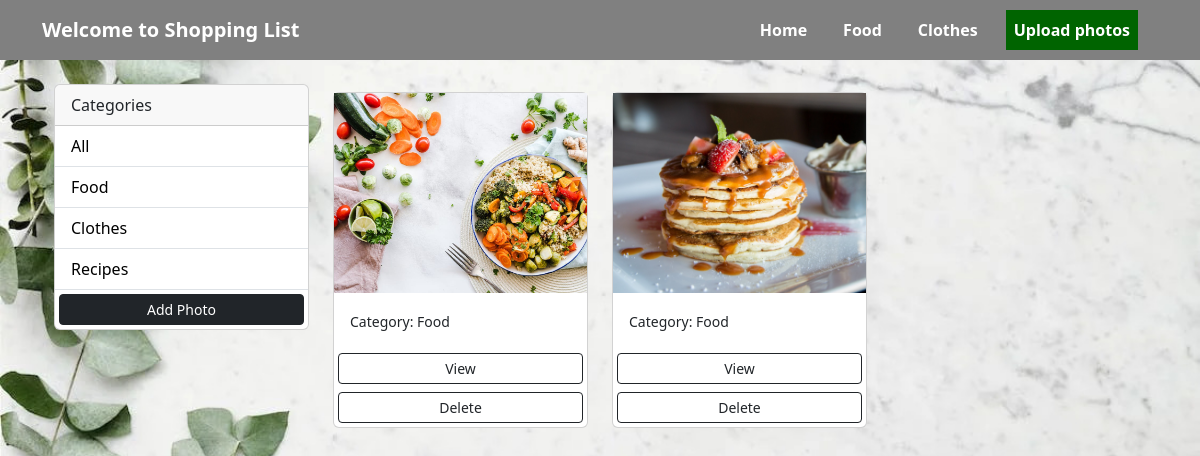
/gallery/?category=Food, run on the app's committed database.
### produse/models.py (models this page shows, shortened)
class Category(models.Model):
    class Meta:
        verbose_name = 'Category'
        verbose_name_plural = 'Categories'
    user = models.ForeignKey(User, on_delete=models.SET_NULL, null=True, blank=True)
    name = models.CharField(max_length=100, null=False, blank=False)

class Photo(models.Model):
    class Meta:
        verbose_name = 'Photo'
        verbose_name_plural = 'Photos'
    category = models.ForeignKey(Category, on_delete=models.SET_NULL, null=True, blank=True)
    image = models.ImageField(null=False, blank=False)
    description = models.TextField()

### produse/views.py (the view)
# urls.py: path('gallery/', views.gallery, name='gallery'),
def gallery(request):
    category = request.GET.get('category')
    if category == None:
        photos = Photo.objects.all()
    else:
        photos = Photo.objects.filter(category__name=category)
    categories = Category.objects.all()
    context = {'categories': categories, 'photos': photos}
    return render(request, 'produse/gallery.html', context)

### produse/templates/produse/gallery.html (shortened to what this page needs)
{% extends 'produse/base.html' %}
{% block content %}
<body>
        <div class="container">
            <div class="row">
                <div class="col-md-3">
                    <div class="card">
                        <div class="card-header">
                            Categories
                        </div>
                        <ul class="list-group list-group-flush">
                            <li class="list-group-item">
                                <a href="{% url 'gallery' %}">All</a>
                            </li>
                            {% for category in categories %}
                            <li class=" list-group-item">
                                <a href="{% url 'gallery' %}?category={{category.name}}">
                                    {{category.name}}
                                </a>
                            </li>
                            {% endfor %}
                            <a href="{% url 'addphoto' %}" class="btn btn-dark btn-block btn-sm m-1">Add Photo</a>
                        </ul>
                    </div>
                </div>
                <div class="col-md-9">
                    <div class="row">
                        {% for photo in photos %}
                        <div class="col-md-4">
                            <div class="card my-2">
                                <img class="image-thumbail" src="{{photo.image.url}}" alt="Card image cap">
                                <div class="card-body">
                                    <small>Category: {{photo.category.name}}</small>
                                </div>
                                <a href="{% url 'photo' photo.id %}" class="btn btn-outline-dark btn-sm m-1">View</a>
                                <a href="{% url 'deletePhoto' photo.id %}" class="btn btn-outline-dark btn-sm m-1">Delete</a>
                            </div>
                        </div>
                        {% empty %}
                        <h3>No photos...</h3>
                        {% endfor %}
                    </div>
                </div>
            </div>
        </div>
</body>
{% endblock content %}

### produse/static/style.css (style rules this page uses)
body { background-image: url('/static/images/home_cover.jpg'); background-size: cover; background-position: center; background-repeat: no-repeat; z-index: -1; padding-top: 60px !important; }

### produse/templates/produse/gallery.html (style rules this page uses)
.image-thumbail { height: 200px; object-fit: cover; }
.list-group-item a { text-decoration: none; color: black; }

### data on the page
Category: name "Food"
Category: name "Clothes"
Category: name "Recipes"
Photo: image (picture), category.name "Food"
Photo: image (picture), category.name "Food"
